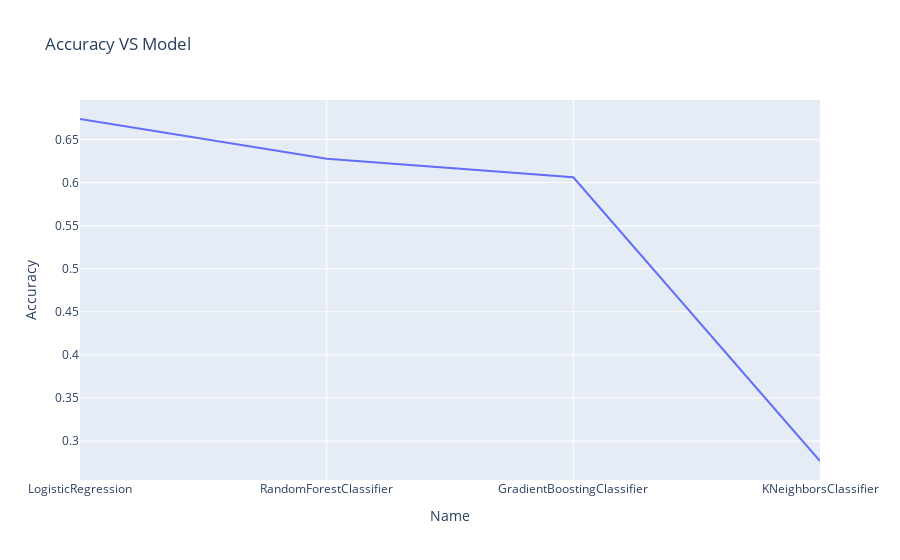

Notebook source saved alongside this figure:
### Code cell
model_df.sort_values(by = 'Accuracy',ascending = False,inplace = True)
fig = px.line(model_df, x="Name", y="Accuracy", title='Accuracy VS Model')
fig.show()

### Figure 1 — Plotly figure (JSON) as saved in the notebook; plotly's stock layout.template omitted (floating-point values rounded to 4 significant figures)
{"data": [{"hovertemplate": "Name=%{x}<br>Accuracy=%{y}<extra></extra>", "legendgroup": "", "line": {"color": "#636efa", "dash": "solid"}, "marker": {"symbol": "circle"}, "mode": "lines", "name": "", "orientation": "v", "showlegend": false, "type": "scatter", "x": ["LogisticRegression", "RandomForestClassifier", "GradientBoostingClassifier", "KNeighborsClassifier"], "xaxis": "x", "y": [0.6738, 0.6277, 0.6062, 0.2768], "yaxis": "y"}], "layout": {"autosize": true, "legend": {"tracegroupgap": 0}, "title": {"text": "Accuracy VS Model"}, "xaxis": {"anchor": "y", "autorange": true, "domain": [0, 1], "range": [0, 3], "title": {"text": "Name"}, "type": "category"}, "yaxis": {"anchor": "x", "autorange": true, "domain": [0, 1], "range": [0.2548, 0.6959], "title": {"text": "Accuracy"}, "type": "linear"}}}
